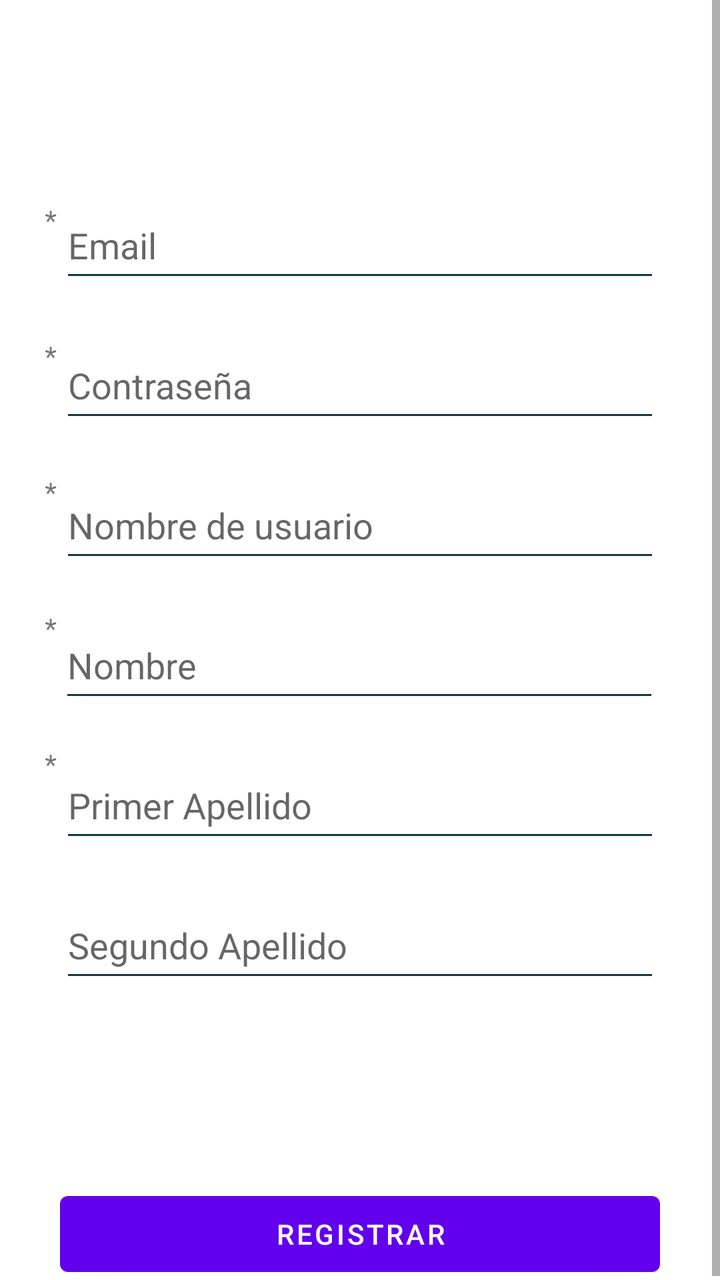
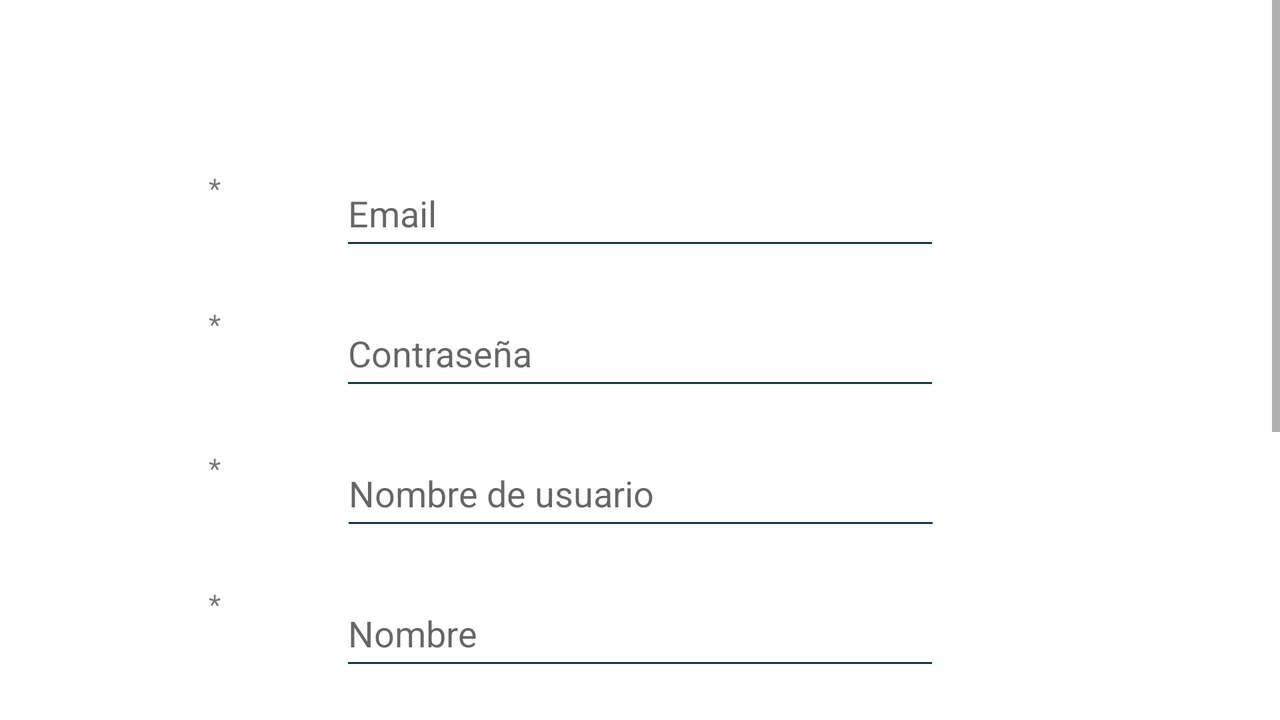

First picture: res/layout/ on a phone held upright. Second picture: the repository's own variant of that layout, on a device whose configuration matches the variant's folder. Source for both follows.
<!-- AndroidManifest.xml: application theme Theme.ConcesionarioCoches -->
<!-- res/layout/activity_registrar.xml -->
<?xml version="1.0" encoding="utf-8"?>
<androidx.constraintlayout.widget.ConstraintLayout xmlns:android="http://schemas.android.com/apk/res/android"
    xmlns:app="http://schemas.android.com/apk/res-auto"
    xmlns:tools="http://schemas.android.com/tools"
    android:layout_width="match_parent"
    android:layout_height="match_parent"
    tools:context="controller.RegistrarActivity">

    <ScrollView
        android:layout_width="match_parent"
        android:layout_height="match_parent"
        tools:layout_editor_absoluteX="0dp"
        tools:layout_editor_absoluteY="0dp">

        <androidx.constraintlayout.widget.ConstraintLayout
            android:layout_width="match_parent"
            android:layout_height="wrap_content">

            <EditText
                android:id="@+id/txtPasswordRegistrar"
                android:layout_width="@dimen/anchuraTxt"
                android:layout_height="@dimen/alturaTxt"
                android:layout_marginTop="@dimen/dim20"
                android:autofillHints="@string/hintPassword"
                android:backgroundTint="@color/ColorPrincipal"
                android:ems="10"
                android:hint="@string/hintPassword"
                android:inputType="textPassword"
                app:layout_constraintEnd_toEndOf="parent"
                app:layout_constraintStart_toStartOf="parent"
                app:layout_constraintTop_toBottomOf="@+id/txtEmailRegistrar" />

            <EditText
                android:id="@+id/txtApellido1Registrar"
                android:layout_width="@dimen/anchuraTxt"
                android:layout_height="@dimen/alturaTxt"
                android:layout_marginTop="@dimen/dim20"
                android:autofillHints=""
                android:backgroundTint="@color/ColorPrincipal"
                android:ems="10"
                android:hint="@string/hintApellido_1"
                android:inputType="textPersonName"
                app:layout_constraintEnd_toEndOf="parent"
                app:layout_constraintStart_toStartOf="parent"
                app:layout_constraintTop_toBottomOf="@+id/txtNombre" />

            <TextView
                android:id="@+id/textView2"
                android:layout_width="@dimen/alturaAsterisco"
                android:layout_height="@dimen/anchuraAsterisco"
                android:layout_marginStart="@dimen/dim10"
                android:layout_marginTop="@dimen/dim40"
                android:gravity="center"
                android:text="@string/fieldObligatorio"
                app:layout_constraintStart_toStartOf="parent"
                app:layout_constraintTop_toBottomOf="@+id/textView" />

            <TextView
                android:id="@+id/textView5"
                android:layout_width="@dimen/alturaAsterisco"
                android:layout_height="@dimen/anchuraAsterisco"
                android:layout_marginStart="@dimen/dim10"
                android:layout_marginTop="@dimen/dim40"
                android:gravity="center"
                android:text="@string/fieldObligatorio"
                app:layout_constraintStart_toStartOf="parent"
                app:layout_constraintTop_toBottomOf="@+id/textView4" />

            <TextView
                android:id="@+id/textView"
                android:layout_width="@dimen/alturaAsterisco"
                android:layout_height="@dimen/anchuraAsterisco"
                android:layout_marginStart="@dimen/dim10"
                android:layout_marginTop="@dimen/dim96"
                android:gravity="center"
                android:text="@string/fieldObligatorio"
                app:layout_constraintStart_toStartOf="parent"
                app:layout_constraintTop_toTopOf="parent" />

            <EditText
                android:id="@+id/txtNickRegistrar"
                android:layout_width="@dimen/anchuraTxt"
                android:layout_height="@dimen/alturaTxt"
                android:layout_marginTop="@dimen/dim20"
                android:autofillHints="@string/hintNick"
                android:backgroundTint="@color/ColorPrincipal"
                android:ems="10"
                android:hint="@string/hintNick"
                android:inputType="textPersonName"
                app:layout_constraintEnd_toEndOf="parent"
                app:layout_constraintStart_toStartOf="parent"
                app:layout_constraintTop_toBottomOf="@+id/txtPasswordRegistrar" />

            <TextView
                android:id="@+id/textView4"
                android:layout_width="@dimen/alturaAsterisco"
                android:layout_height="@dimen/anchuraAsterisco"
                android:layout_marginStart="@dimen/dim10"
                android:layout_marginTop="@dimen/dim40"
                android:gravity="center"
                android:text="@string/fieldObligatorio"
                app:layout_constraintStart_toStartOf="parent"
                app:layout_constraintTop_toBottomOf="@+id/textView3" />

            <EditText
                android:id="@+id/txtEmailRegistrar"
                android:layout_width="@dimen/anchuraTxt"
                android:layout_height="@dimen/alturaTxt"
                android:layout_marginTop="@dimen/dim96"
                android:autofillHints="@string/hintEmail"
                android:backgroundTint="@color/ColorPrincipal"
                android:ems="10"
                android:hint="@string/hintEmail"
                android:inputType="textEmailAddress"
                app:layout_constraintEnd_toEndOf="parent"
                app:layout_constraintStart_toStartOf="parent"
                app:layout_constraintTop_toTopOf="parent" />

            <TextView
                android:id="@+id/textView3"
                android:layout_width="@dimen/alturaAsterisco"
                android:layout_height="@dimen/anchuraAsterisco"
                android:layout_marginStart="@dimen/dim10"
                android:layout_marginTop="@dimen/dim40"
                android:gravity="center"
                android:text="@string/fieldObligatorio"
                app:layout_constraintStart_toStartOf="parent"
                app:layout_constraintTop_toBottomOf="@+id/textView2" />

            <EditText
                android:id="@+id/txtApellido2Registrar"
                android:layout_width="@dimen/anchuraTxt"
                android:layout_height="@dimen/alturaTxt"
                android:layout_marginTop="@dimen/dim20"
                android:autofillHints="@string/hintApellido_2"
                android:backgroundTint="@color/ColorPrincipal"
                android:ems="10"
                android:hint="@string/hintApellido_2"
                android:inputType="textPersonName"
                app:layout_constraintEnd_toEndOf="parent"
                app:layout_constraintStart_toStartOf="parent"
                app:layout_constraintTop_toBottomOf="@+id/txtApellido1Registrar" />

            <EditText
                android:id="@+id/txtNombre"
                android:layout_width="@dimen/anchuraTxt"
                android:layout_height="@dimen/alturaTxt"
                android:layout_marginTop="@dimen/dim20"
                android:autofillHints="@string/hintNombre"
                android:backgroundTint="@color/ColorPrincipal"
                android:ems="10"
                android:hint="@string/hintNombre"
                android:inputType="textPersonName"
                app:layout_constraintEnd_toEndOf="parent"
                app:layout_constraintHorizontal_bias="0.495"
                app:layout_constraintStart_toStartOf="parent"
                app:layout_constraintTop_toBottomOf="@+id/txtNickRegistrar" />

            <Button
                android:id="@+id/BtnRegistrarRegistrar"
                android:layout_width="@dimen/anchuraBotones"
                android:layout_height="@dimen/alturaBotones"
                android:layout_marginTop="@dimen/dim96"
                android:text="@string/Registrar"
                app:layout_constraintEnd_toEndOf="parent"
                app:layout_constraintStart_toStartOf="parent"
                app:layout_constraintTop_toBottomOf="@+id/txtApellido2Registrar" />
        </androidx.constraintlayout.widget.ConstraintLayout>
    </ScrollView>

</androidx.constraintlayout.widget.ConstraintLayout>
<!-- resources referenced by this layout -->
<resources>
  <color name="ColorPrincipal">#173840</color>
  <dimen name="alturaAsterisco">31dp</dimen>
  <dimen name="alturaBotones">50dp</dimen>
  <dimen name="alturaTxt">50dp</dimen>
  <dimen name="anchuraAsterisco">28dp</dimen>
  <dimen name="anchuraBotones">300dp</dimen>
  <dimen name="anchuraTxt">300dp</dimen>
  <dimen name="dim10">10dp</dimen>
  <dimen name="dim20">20dp</dimen>
  <dimen name="dim40">40dp</dimen>
  <dimen name="dim96">96dp</dimen>
  <string name="Registrar">Registrar</string>
  <string name="fieldObligatorio">*</string>
  <string name="hintApellido_1">Primer Apellido</string>
  <string name="hintApellido_2">Segundo Apellido</string>
  <string name="hintEmail">Email</string>
  <string name="hintNick">Nombre de usuario</string>
  <string name="hintNombre">Nombre</string>
  <string name="hintPassword">Contraseña</string>
  <style name="Theme.ConcesionarioCoches" parent="Theme.MaterialComponents.DayNight.DarkActionBar">
          
          <item name="colorPrimary">@color/purple_500</item>
          <item name="colorPrimaryVariant">@color/purple_700</item>
          <item name="colorOnPrimary">@color/white</item>
          
          <item name="colorSecondary">@color/teal_200</item>
          <item name="colorSecondaryVariant">@color/teal_700</item>
          <item name="colorOnSecondary">@color/black</item>
          
          <item name="android:statusBarColor" tools:targetApi="l">@color/ColorPrincipal</item>
          
      </style>
  <color name="purple_500">#FF6200EE</color>
  <color name="purple_700">#FF3700B3</color>
  <color name="white">#FFFFFFFF</color>
  <color name="teal_200">#FF03DAC5</color>
  <color name="teal_700">#FF018786</color>
  <color name="black">#FF000000</color>
</resources>
<!-- res/layout-land/activity_registrar.xml (the repository's variant of the layout above) -->
<!-- drawn on the phone turned sideways -->
<?xml version="1.0" encoding="utf-8"?>
<androidx.constraintlayout.widget.ConstraintLayout xmlns:android="http://schemas.android.com/apk/res/android"
    xmlns:app="http://schemas.android.com/apk/res-auto"
    xmlns:tools="http://schemas.android.com/tools"
    android:layout_width="match_parent"
    android:layout_height="match_parent"
    tools:context="controller.RegistrarActivity">

    <ScrollView
        android:layout_width="match_parent"
        android:layout_height="match_parent"
        tools:layout_editor_absoluteX="26dp"
        tools:layout_editor_absoluteY="-203dp">

        <androidx.constraintlayout.widget.ConstraintLayout
            android:layout_width="match_parent"
            android:layout_height="wrap_content">

            <TextView
                android:id="@+id/textView3"
                android:layout_width="@dimen/alturaAsterisco"
                android:layout_height="@dimen/anchuraAsterisco"
                android:layout_marginStart="92dp"
                android:layout_marginTop="44dp"
                android:gravity="center"
                android:text="@string/fieldObligatorio"
                app:layout_constraintStart_toStartOf="parent"
                app:layout_constraintTop_toBottomOf="@+id/textView2" />

            <EditText
                android:id="@+id/txtNombre"
                android:layout_width="@dimen/anchuraTxt"
                android:layout_height="@dimen/alturaTxt"
                android:layout_marginTop="@dimen/dim20"
                android:autofillHints="@string/hintNombre"
                android:backgroundTint="@color/ColorPrincipal"
                android:ems="10"
                android:hint="@string/hintNombre"
                android:inputType="textPersonName"
                app:layout_constraintEnd_toEndOf="parent"
                app:layout_constraintStart_toStartOf="parent"
                app:layout_constraintTop_toBottomOf="@+id/txtNickRegistrar" />

            <EditText
                android:id="@+id/txtEmailRegistrar"
                android:layout_width="@dimen/anchuraTxt"
                android:layout_height="@dimen/alturaTxt"
                android:layout_marginTop="80dp"
                android:autofillHints="@string/hintEmail"
                android:backgroundTint="@color/ColorPrincipal"
                android:ems="10"
                android:hint="@string/hintEmail"
                android:inputType="textEmailAddress"
                app:layout_constraintEnd_toEndOf="parent"
                app:layout_constraintStart_toStartOf="parent"
                app:layout_constraintTop_toTopOf="parent" />

            <TextView
                android:id="@+id/textView"
                android:layout_width="@dimen/alturaAsterisco"
                android:layout_height="@dimen/anchuraAsterisco"
                android:layout_marginStart="92dp"
                android:layout_marginTop="80dp"
                android:gravity="center"
                android:text="@string/fieldObligatorio"
                app:layout_constraintStart_toStartOf="parent"
                app:layout_constraintTop_toTopOf="parent" />

            <EditText
                android:id="@+id/txtNickRegistrar"
                android:layout_width="@dimen/anchuraTxt"
                android:layout_height="@dimen/alturaTxt"
                android:layout_marginTop="20dp"
                android:autofillHints="@string/hintNick"
                android:backgroundTint="@color/ColorPrincipal"
                android:ems="10"
                android:hint="@string/hintNick"
                android:inputType="textPersonName"
                app:layout_constraintEnd_toEndOf="parent"
                app:layout_constraintHorizontal_bias="0.501"
                app:layout_constraintStart_toStartOf="parent"
                app:layout_constraintTop_toBottomOf="@+id/txtPasswordRegistrar" />

            <TextView
                android:id="@+id/textView4"
                android:layout_width="@dimen/alturaAsterisco"
                android:layout_height="@dimen/anchuraAsterisco"
                android:layout_marginStart="92dp"
                android:layout_marginTop="40dp"
                android:gravity="center"
                android:text="@string/fieldObligatorio"
                app:layout_constraintStart_toStartOf="parent"
                app:layout_constraintTop_toBottomOf="@+id/textView3" />

            <EditText
                android:id="@+id/txtApellido2Registrar"
                android:layout_width="@dimen/anchuraTxt"
                android:layout_height="@dimen/alturaTxt"
                android:layout_marginTop="20dp"
                android:autofillHints="@string/hintApellido_2"
                android:backgroundTint="@color/ColorPrincipal"
                android:ems="10"
                android:hint="@string/hintApellido_2"
                android:inputType="textPersonName"
                app:layout_constraintEnd_toEndOf="parent"
                app:layout_constraintStart_toStartOf="parent"
                app:layout_constraintTop_toBottomOf="@+id/txtApellido1Registrar" />

            <TextView
                android:id="@+id/textView5"
                android:layout_width="@dimen/alturaAsterisco"
                android:layout_height="@dimen/anchuraAsterisco"
                android:layout_marginStart="92dp"
                android:layout_marginTop="@dimen/dim40"
                android:gravity="center"
                android:text="@string/fieldObligatorio"
                app:layout_constraintStart_toStartOf="parent"
                app:layout_constraintTop_toBottomOf="@+id/textView4" />

            <EditText
                android:id="@+id/txtApellido1Registrar"
                android:layout_width="@dimen/anchuraTxt"
                android:layout_height="@dimen/alturaTxt"
                android:layout_marginTop="20dp"
                android:autofillHints=""
                android:backgroundTint="@color/ColorPrincipal"
                android:ems="10"
                android:hint="@string/hintApellido_1"
                android:inputType="textPersonName"
                app:layout_constraintEnd_toEndOf="parent"
                app:layout_constraintStart_toStartOf="parent"
                app:layout_constraintTop_toBottomOf="@+id/txtNombre" />

            <TextView
                android:id="@+id/textView2"
                android:layout_width="@dimen/alturaAsterisco"
                android:layout_height="@dimen/anchuraAsterisco"
                android:layout_marginStart="92dp"
                android:layout_marginTop="40dp"
                android:gravity="center"
                android:text="@string/fieldObligatorio"
                app:layout_constraintStart_toStartOf="parent"
                app:layout_constraintTop_toBottomOf="@+id/textView" />

            <Button
                android:id="@+id/BtnRegistrarRegistrar"
                android:layout_width="@dimen/anchuraBotones"
                android:layout_height="@dimen/alturaBotones"
                android:layout_marginTop="70dp"
                android:text="@string/Registrar"
                app:layout_constraintEnd_toEndOf="parent"
                app:layout_constraintHorizontal_bias="0.498"
                app:layout_constraintStart_toStartOf="parent"
                app:layout_constraintTop_toBottomOf="@+id/txtApellido2Registrar" />

            <EditText
                android:id="@+id/txtPasswordRegistrar"
                android:layout_width="@dimen/anchuraTxt"
                android:layout_height="@dimen/alturaTxt"
                android:layout_marginTop="20dp"
                android:autofillHints="@string/hintPassword"
                android:backgroundTint="@color/ColorPrincipal"
                android:ems="10"
                android:hint="@string/hintPassword"
                android:inputType="textPassword"
                app:layout_constraintEnd_toEndOf="parent"
                app:layout_constraintStart_toStartOf="parent"
                app:layout_constraintTop_toBottomOf="@+id/txtEmailRegistrar" />
        </androidx.constraintlayout.widget.ConstraintLayout>
    </ScrollView>

</androidx.constraintlayout.widget.ConstraintLayout>
<!-- resources referenced by the variant -->
<!-- as the phone turned sideways resolves them -->
<resources>
  <color name="ColorPrincipal">#173840</color>
  <dimen name="alturaAsterisco">31dp</dimen>
  <dimen name="alturaBotones">50dp</dimen>
  <dimen name="alturaTxt">50dp</dimen>
  <dimen name="anchuraAsterisco">28dp</dimen>
  <dimen name="anchuraBotones">300dp</dimen>
  <dimen name="anchuraTxt">300dp</dimen>
  <dimen name="dim20">20dp</dimen>
  <dimen name="dim40">40dp</dimen>
  <string name="Registrar">Registrar</string>
  <string name="fieldObligatorio">*</string>
  <string name="hintApellido_1">Primer Apellido</string>
  <string name="hintApellido_2">Segundo Apellido</string>
  <string name="hintEmail">Email</string>
  <string name="hintNick">Nombre de usuario</string>
  <string name="hintNombre">Nombre</string>
  <string name="hintPassword">Contraseña</string>
  <style name="Theme.ConcesionarioCoches" parent="Theme.MaterialComponents.DayNight.DarkActionBar">
          
          <item name="colorPrimary">@color/purple_500</item>
          <item name="colorPrimaryVariant">@color/purple_700</item>
          <item name="colorOnPrimary">@color/white</item>
          
          <item name="colorSecondary">@color/teal_200</item>
          <item name="colorSecondaryVariant">@color/teal_700</item>
          <item name="colorOnSecondary">@color/black</item>
          
          <item name="android:statusBarColor" tools:targetApi="l">@color/ColorPrincipal</item>
          
      </style>
  <color name="purple_500">#FF6200EE</color>
  <color name="purple_700">#FF3700B3</color>
  <color name="white">#FFFFFFFF</color>
  <color name="teal_200">#FF03DAC5</color>
  <color name="teal_700">#FF018786</color>
  <color name="black">#FF000000</color>
</resources>
